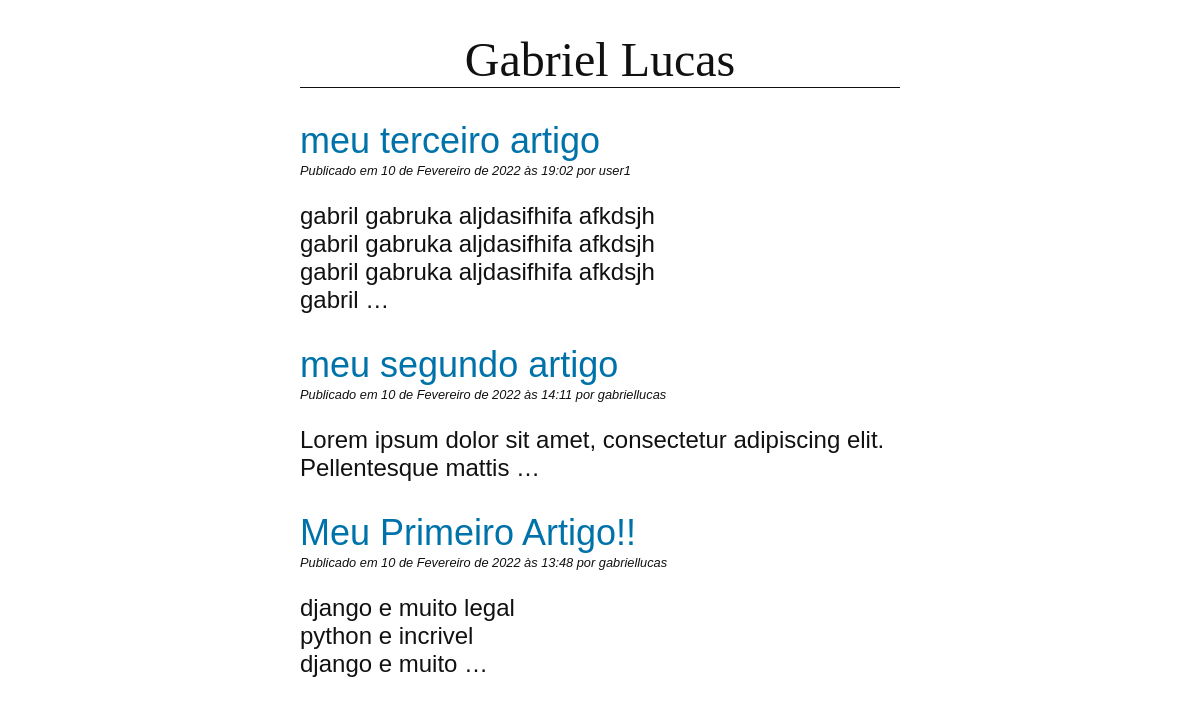
Screenshot of /blog/ with the database file from the repository.
### blog/models.py (models this page shows, shortened)
class Post(models.Model):
    title = models.CharField(max_length=255)
    slug = models.SlugField(max_length=255, unique=True)
    author = models.ForeignKey(User, on_delete=models.CASCADE)
    body = models.TextField()
    created = models.DateTimeField(auto_now_add=True)
    update = models.DateTimeField(auto_now=True)
    class Meta:
        ordering = ("-created",)
    def get_absolute_url(self):
        return reverse("blog:detail",kwargs={"slug": self.slug})

### blog/views.py (the view)
# urls.py: path("", views.PostListView.as_view(), name="list"),
class PostListView(ListView):
    model = Post

### blog/templates/blog/post_list.html (shortened to what this page needs)
{% extends "blog/base.html" %}
{% block content %}
    {% for post in post_list %}
        <article>
            <h2>
                <a href="{{ post.get_absolute_url}}">
                {{ post.title }}
                </a>
            </h2>
            <p class="date">
                Publicado em {{ post.created }} por {{ post.author }}
            </p>
            {{ post.body|linebreaks|truncatewords:10 }}
        </article>
    {% endfor %}
{% endblock %}

### blog/templates/blog/base.html (shortened to what this page needs)
{% load static %}
<!DOCTYPE html>
<html >
<head>
    <link href="{% static 'css/blog.css' %}" rel ="stylesheet">
</head>
<body>
    <header>
        <h1>Gabriel Lucas</h1>
    </header>
    <main>
        {% block content %}
        {% endblock %}
    </main>
</body>
</html>

### blog/static/css/blog.css (style rules this page uses)
body { margin: 0 25%; font-family: sans-serif; font-size: 1.5rem; color: #111111; }
h1 { text-align: center; font-family: serif; font-weight: normal; border-bottom: 1px solid; }
h2 { color: #0072aa; font-weight: normal; margin-bottom: 1px; }
a { color:#0072aa; text-decoration:none; }
p.date { font-size: 0.8rem; font-style: italic; margin-top: 1px; }

### rows the page displays
Post: title "meu terceiro artigo", created "10 de Fevereiro de 2022 às 19:02", author "user1", body "gabril gabruka aljdasifhifa afkdsjh gabril gabruka aljdasifhifa afkdsjh gabril gabruka aljdasifhifa afkdsjh gabril …"
Post: title "meu segundo artigo", created "10 de Fevereiro de 2022 às 14:11", author "gabriellucas", body "Lorem ipsum dolor sit amet, consectetur adipiscing elit. Pellentesque mattis …"
Post: title "Meu Primeiro Artigo!!", created "10 de Fevereiro de 2022 às 13:48", author "gabriellucas", body "django e muito legal python e incrivel django e muito …"
